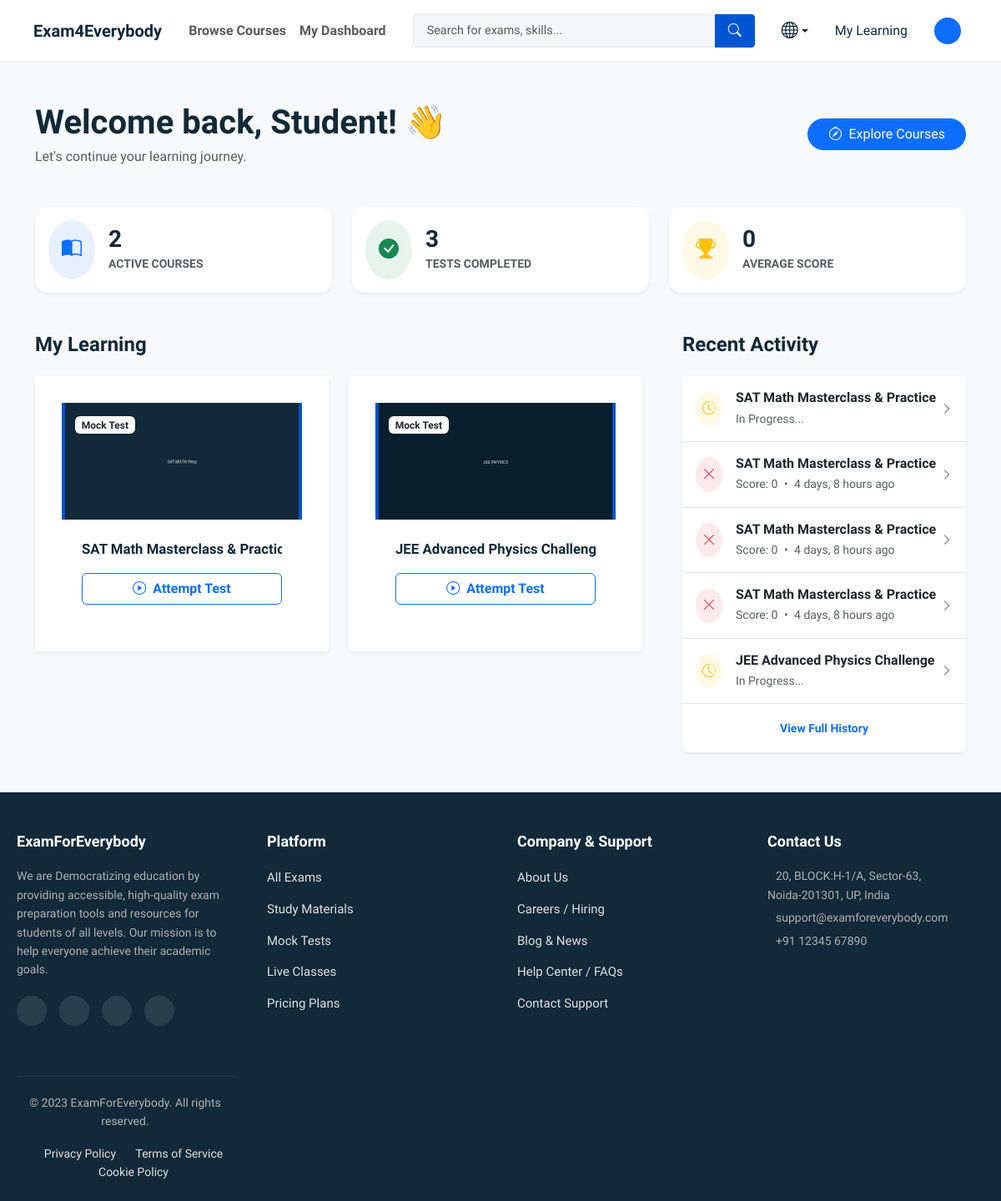
Before: / (signed in) with the older database file.
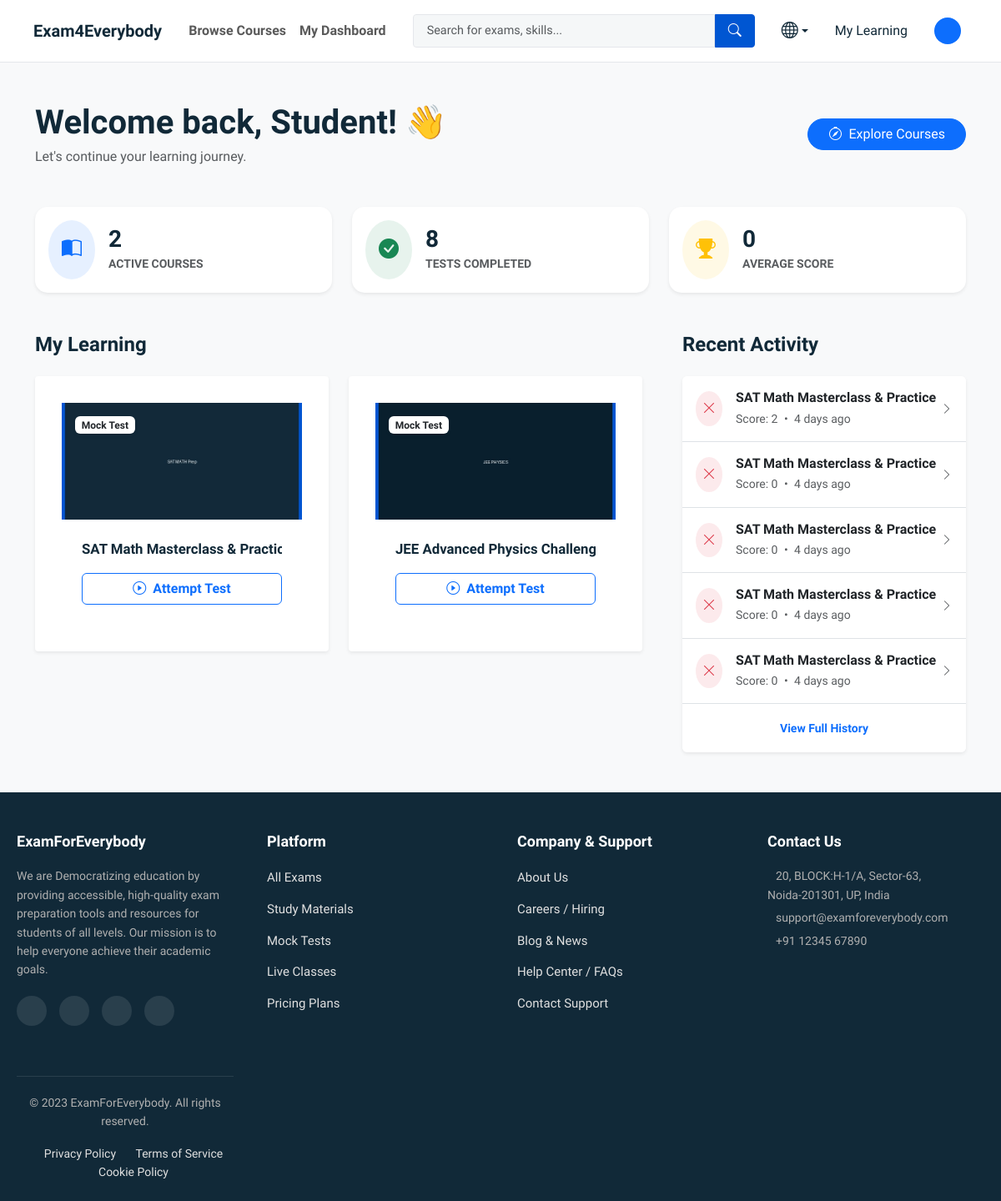
After: the same page with the newer database file.
### users/models.py (models this page shows, shortened)
class CustomUser(AbstractUser):
    class Role(models.TextChoices):
        STUDENT = 'STUDENT', 'Student'
        INSTRUCTOR = 'INSTRUCTOR', 'Instructor'
        ADMIN = 'ADMIN', 'Admin'
    country = models.CharField(
        max_length=2,
        choices=COUNTRY_CHOICES,
        default='IN',
        verbose_name=("Country")
    )
    role = models.CharField(
        max_length=15,
        choices=Role.choices,
        default=Role.STUDENT,
        verbose_name="User Role"
    )
    bio = models.TextField(
        blank=True,
        null=True
    )
    REQUIRED_FIELDS = ['email', 'role']

### enrollments/models.py (models this page shows, shortened)
class UserEnrollment(TimeStampedModel):
    user = models.ForeignKey(settings.AUTH_USER_MODEL, on_delete=models.CASCADE, related_name='enrollments')
    item = models.ForeignKey(MarketplaceItem, on_delete=models.CASCADE, related_name='enrollments')
    source_order = models.ForeignKey(Order, on_delete=models.SET_NULL, null=True, blank=True)
    is_active = models.BooleanField(default=True)
    class Meta:
        unique_together = ('user', 'item')

### marketplace/models.py (models this page shows, shortened)
class MarketplaceItem(TimeStampedModel):
    class ItemType(models.TextChoices):
        MOCK_TEST = 'MOCK_TEST', _('Mock Test')
        WORKSHOP = 'WORKSHOP', _('Workshop')
        VIDEO_COURSE = 'VIDEO_COURSE', _('Video Course')
        NOTE = 'NOTE', _('Note')
    title = models.CharField(_("Title"), max_length=255)
    description = models.TextField(_("Description"), blank=True)
    slug = models.SlugField(unique=True, max_length=255, help_text=_("URL friendly name"))
    item_type = models.CharField(max_length=20, choices=ItemType.choices)
    price = models.DecimalField(max_digits=10, decimal_places=2, default=0.00)
    thumbnail_image = models.ImageField(upload_to='thumbnails/items/', blank=True, null=True)
    categories = models.ManyToManyField(Category, related_name='items', blank=True)
    is_active = models.BooleanField(default=False, help_text=_("Is this item listed for sale?"))

### mocktests/models.py (models this page shows, shortened)
class UserTestAttempt(TimeStampedModel):
    class Status(models.TextChoices):
        IN_PROGRESS = 'IN_PROGRESS', _('In Progress')
        SUBMITTED = 'SUBMITTED', _('Submitted')
    user = models.ForeignKey(settings.AUTH_USER_MODEL, on_delete=models.CASCADE, related_name='test_attempts')
    test = models.ForeignKey(MockTestAttributes, on_delete=models.CASCADE, related_name='attempts')
    status = models.CharField(max_length=20, choices=Status.choices, default=Status.IN_PROGRESS)
    score = models.DecimalField(max_digits=6, decimal_places=2, null=True, blank=True)
    is_passed = models.BooleanField(default=False)
    started_at = models.DateTimeField(auto_now_add=True)
    completed_at = models.DateTimeField(null=True, blank=True)

class MockTestAttributes(TimeStampedModel):
    item = models.OneToOneField(MarketplaceItem, on_delete=models.CASCADE, primary_key=True, related_name='mock_test_details')
    level = models.CharField(max_length=50, choices=[('BEGINNER', 'Beginner'), ('INTERMEDIATE', 'Intermediate'), ('ADVANCED', 'Advanced')], default='BEGINNER')
    duration_minutes = models.PositiveIntegerField(help_text=_("Total time allowed in minutes"))
    pass_percentage = models.PositiveIntegerField(default=50, help_text=_("Minimum % to pass"))
    has_negative_marking = models.BooleanField(default=False)
    negative_marking_percentage = models.DecimalField(max_digits=5, decimal_places=2, default=0.00, help_text=_("e.g. 0.25 for 25% deduction"))
    instructions = models.TextField(
        _("Instructions"),
        blank=True,
        help_text=_("Specific rules for this exam (e.g., Marking scheme, allowed items)."),
        default="""<ol>
        <li>Total duration of this examination is defined in the timer.</li>
        <li>The clock will be set at the server. The countdown timer in the top right corner of screen will display the remaining time available for you to complete the examination.</li>
        <li>The question palette displayed on the right side of screen will show the status of each question.</li>
        <li>You can mark a question for review to revisit it later.</li>
        <li><strong>Marking Scheme:</strong> Correct Answer: +1, Incorrect Answer: 0.</li>
        </ol>"""
            )
    ranking_weight = models.DecimalField(max_digits=4, decimal_places=2, default=1.0, help_text=_("Multiplier for the global ranking (e.g., 1.5 for final exams)"))

### core/views.py (the view)
# urls.py: path('', views.home, name='home'),            # Smart Switch
def home(request):
    if request.user.is_authenticated:
        return dashboard_view(request)
    else:
        return explore(request) # Re-use the explore view logic

### templates/core/dashboard.html (shortened to what this page needs)
{% extends 'base.html' %}
{% load static %}
{% block content %}
<div class="bg-light py-5" style="min-height: 90vh;">
    <div class="container">
        <div class="d-flex justify-content-between align-items-center mb-5">
    <div>
        <h1 class="fw-bold mb-1">Welcome back, {{ user.first_name|default:"Student" }}! 👋</h1>
        <p class="text-muted mb-0">Let's continue your learning journey.</p>
    </div>
    <a href="{% url 'explore' %}" class="btn btn-primary rounded-pill px-4">
        <i class="bi bi-compass me-2"></i>Explore Courses
    </a>
</div>
        <div class="row g-4 mb-5">
            <div class="col-md-4">
                <div class="card border-0 shadow-sm h-100 p-3" style="border-radius: 15px;">
                    <div class="d-flex align-items-center">
                        <div class="bg-primary bg-opacity-10 text-primary rounded-circle p-3 me-3 fs-4">
                            <i class="bi bi-book-half"></i>
                        </div>
                        <div>
                            <h3 class="fw-bold mb-0">{{ stats.enrolled_count }}</h3>
                            <small class="text-muted text-uppercase fw-bold">Active Courses</small>
                        </div>
                    </div>
                </div>
            </div>
            <div class="col-md-4">
                <div class="card border-0 shadow-sm h-100 p-3" style="border-radius: 15px;">
                    <div class="d-flex align-items-center">
                        <div class="bg-success bg-opacity-10 text-success rounded-circle p-3 me-3 fs-4">
                            <i class="bi bi-check-circle-fill"></i>
                        </div>
                        <div>
                            <h3 class="fw-bold mb-0">{{ stats.tests_taken }}</h3>
                            <small class="text-muted text-uppercase fw-bold">Tests Completed</small>
                        </div>
                    </div>
                </div>
            </div>
            <div class="col-md-4">
                <div class="card border-0 shadow-sm h-100 p-3" style="border-radius: 15px;">
                    <div class="d-flex align-items-center">
                        <div class="bg-warning bg-opacity-10 text-warning rounded-circle p-3 me-3 fs-4">
                            <i class="bi bi-trophy-fill"></i>
                        </div>
                        <div>
                            <h3 class="fw-bold mb-0">{{ stats.avg_score|floatformat:0 }}</h3>
                            <small class="text-muted text-uppercase fw-bold">Average Score</small>
                        </div>
                    </div>
                </div>
            </div>
        </div>
        <div class="row g-5">
            <div class="col-lg-8">
                <div class="d-flex justify-content-between align-items-end mb-4">
                    <h4 class="fw-bold m-0">My Learning</h4>
                </div>
                <div class="row g-4">
                    {% for enrollment in enrollments %}
                    <div class="col-md-6">
                        <div class="card h-100 border-0 shadow-sm hero-card-floating overflow-hidden">
                            <div class="position-relative" style="height: 140px; overflow: hidden;">
                                {% if enrollment.item.thumbnail_image %}
                                    <img src="{{ enrollment.item.thumbnail_image.url }}" class="w-100 h-100 object-fit-cover">
                                {% else %}
                                    <div class="bg-secondary w-100 h-100 d-flex align-items-center justify-content-center text-white">
                                        <i class="bi bi-image fs-1"></i>
                                    </div>
                                {% endif %}
                                <span class="badge bg-white text-dark position-absolute top-0 start-0 m-3 shadow-sm">
                                    {{ enrollment.item.get_item_type_display }}
                                </span>
                            </div>
                            <div class="card-body d-flex flex-column p-4">
                                <h5 class="card-title fw-bold mb-3 text-truncate">{{ enrollment.item.title }}</h5>
                                <div class="mt-auto">
                                    {% if enrollment.item.item_type == 'MOCK_TEST' %}
                                        <a href="{% url 'start_test' enrollment.item.slug %}" class="btn btn-outline-primary w-100 fw-bold">
                                            <i class="bi bi-play-circle me-2"></i>Attempt Test
                                        </a>
                                    {% else %}
                                        <a href="#" class="btn btn-outline-dark w-100 fw-bold">
                                            <i class="bi bi-journal-text me-2"></i>Resume
                                        </a>
                                    {% endif %}
                                </div>
                            </div>
                        </div>
                    </div>
                    {% endfor %}
                </div>
            </div>
            <div class="col-lg-4">
                <h4 class="fw-bold mb-4">Recent Activity</h4>
                <div class="card border-0 shadow-sm p-0 overflow-hidden">
                    <div class="list-group list-group-flush">
                        {% for attempt in recent_attempts %}
                        <a href="{% url 'test_result' attempt.id %}" class="list-group-item list-group-item-action p-3 d-flex align-items-center">
                            <div class="me-3">
                                {% if attempt.status == 'IN_PROGRESS' %}
                                    <div class="bg-warning bg-opacity-10 text-warning rounded-circle p-2">
                                        <i class="bi bi-clock-history"></i>
                                    </div>
                                {% elif attempt.is_passed %}
                                    <div class="bg-success bg-opacity-10 text-success rounded-circle p-2">
                                        <i class="bi bi-trophy-fill"></i>
                                    </div>
                                {% else %}
                                    <div class="bg-danger bg-opacity-10 text-danger rounded-circle p-2">
                                        <i class="bi bi-x-lg"></i>
                                    </div>
                                {% endif %}
                            </div>
                            <div class="flex-grow-1" style="min-width: 0;">
                                <h6 class="mb-1 text-truncate fw-bold">{{ attempt.test.item.title }}</h6>
                                <small class="text-muted d-block">
                                    {% if attempt.status == 'IN_PROGRESS' %}
                                        In Progress...
                                    {% else %}
                                        Score: {{ attempt.score|floatformat:0 }}
                                        <span class="mx-1">•</span>
                                        {{ attempt.modified|timesince }} ago
                                    {% endif %}
                                </small>
                            </div>
                            <div><i class="bi bi-chevron-right text-muted small"></i></div>
                        </a>
                        {% empty %}
                        <div class="p-4 text-center text-muted">
                            <small>No recent activity.</small>
                        </div>
                        {% endfor %}
                    </div>
                    <div class="card-footer bg-white text-center p-3 border-top">
                        <a href="#" class="text-decoration-none small fw-bold">View Full History</a>
                    </div>
                </div>
            </div>
        </div>
    </div>
</div>
{% endblock %}

Changed rows visible on the page:
no longer on this page (row unchanged): UserTestAttempt: status "SUBMITTED" (drawn), test.item "SAT Math Masterclass & Practice", score "0", modified "4 days, 8 hours"
no longer on this page (row unchanged): UserTestAttempt: status "SUBMITTED" (drawn), test.item "SAT Math Masterclass & Practice", score "0", modified "4 days, 8 hours"
no longer on this page (row unchanged): UserTestAttempt: status "SUBMITTED" (drawn), test.item "SAT Math Masterclass & Practice", score "0", modified "4 days, 8 hours"
no longer on this page (row unchanged): UserTestAttempt: status "IN_PROGRESS" (drawn), test.item "JEE Advanced Physics Challenge"
added UserTestAttempt: status "SUBMITTED" (drawn), test.item "SAT Math Masterclass & Practice", score "2", modified "4 days"
added UserTestAttempt: status "SUBMITTED" (drawn), test.item "SAT Math Masterclass & Practice", score "0", modified "4 days"
added UserTestAttempt: status "SUBMITTED" (drawn), test.item "SAT Math Masterclass & Practice", score "0", modified "4 days"
added UserTestAttempt: status "SUBMITTED" (drawn), test.item "SAT Math Masterclass & Practice", score "0", modified "4 days"
changed UserTestAttempt (number 5 of 5 on the later page): score (not shown) → "0"; modified (not shown) → "4 days"; status "In Progress..." → "Score: • ago"
Other visible differences:
{{ stats.tests_taken }}: "3" → "8"
